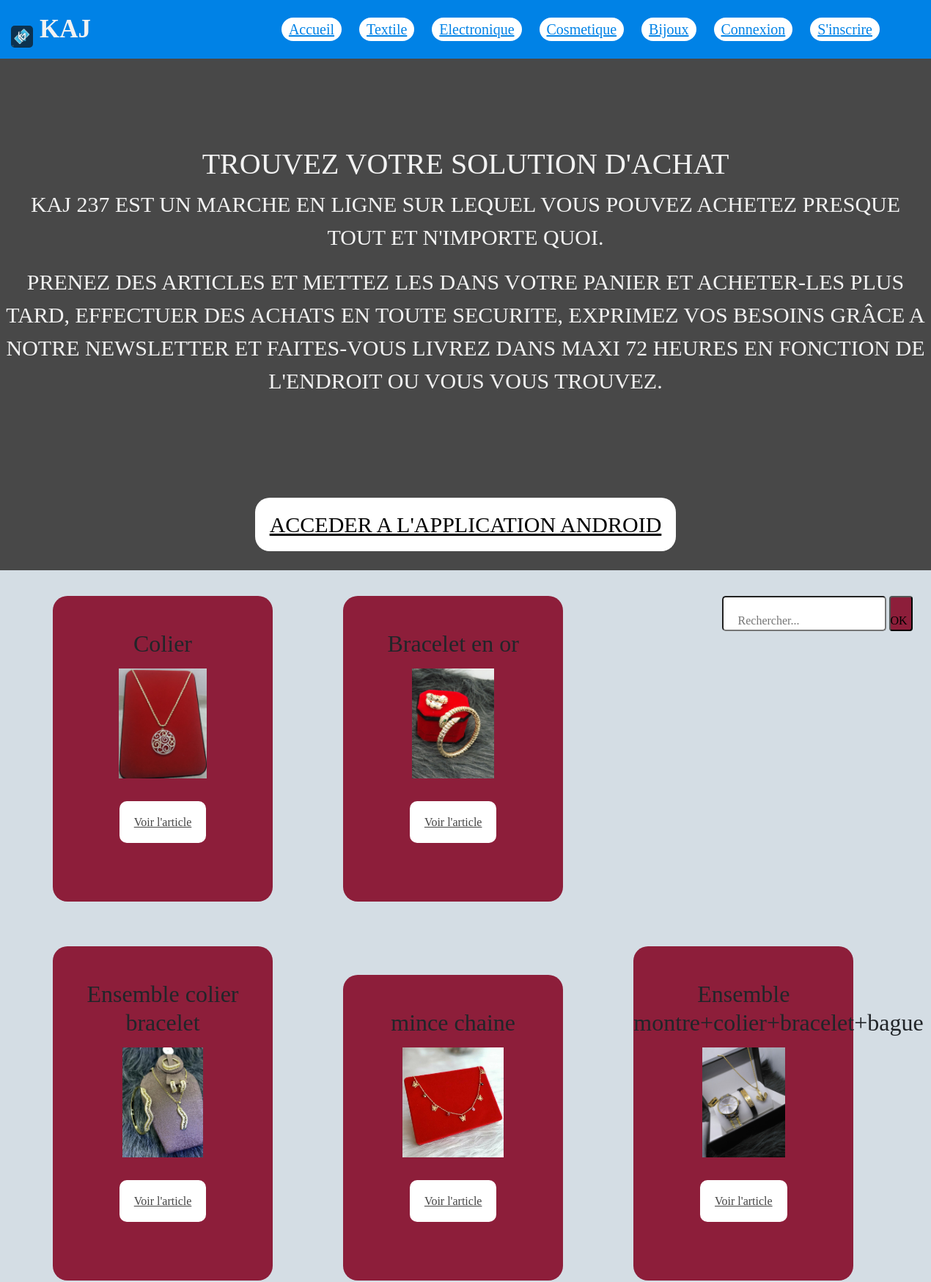
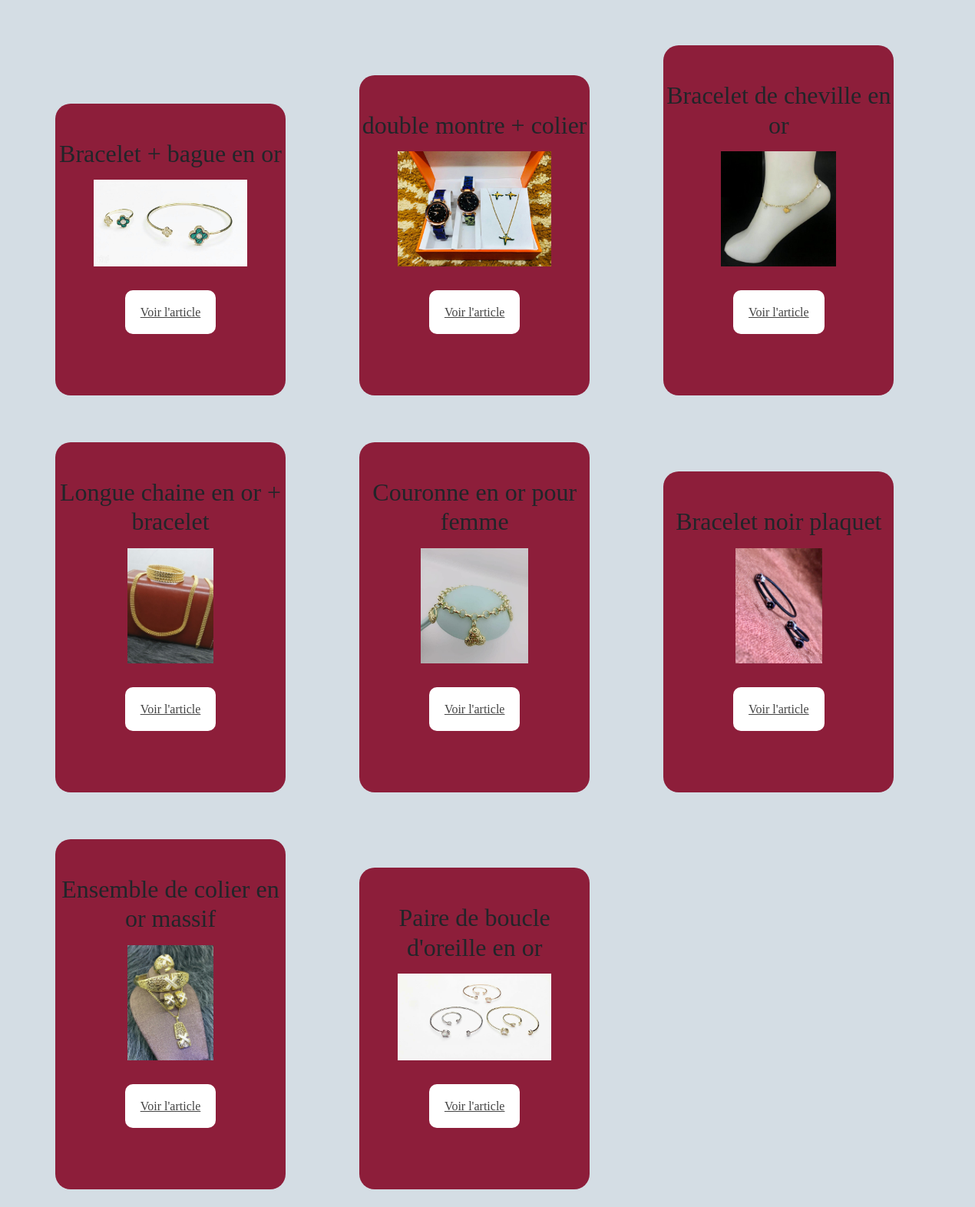
/bijoux/ (upper part), run on the app's committed database (2 pictures, top to bottom).
### store/models.py (models this page shows, shortened)
class Bijoux(models.Model):
    name = models.CharField(max_length=128)
    slug = models.SlugField(max_length=128)
    price = models.FloatField(default=0.0)
    stock = models.IntegerField(default=0)
    description = models.TextField(blank=True)
    thumbnail = models.ImageField(upload_to="bijoux", blank=True, null=True)
    def get_absolute_url(self):
        return reverse("bijoux-detail", kwargs={"slug": self.slug})

### store/views.py (the view)
# urls.py: path('bijoux/', bijoux, name="bijoux"),
def bijoux(request):
    bijoux = Bijoux.objects.all()
    return render(request, 'bijoux.html', context={"bijoux": bijoux})

### template/bijoux.html (shortened to what this page needs)
{% extends 'base.html' %}
{% block content %}
<form class="search" method="get" action="{% url 'search_bijoux' %}">
      <input class="rech" type="text" name="q" placeholder="Rechercher...">
      <button class="bouton-rech" type="submit">OK</button>
</form>
{% for Bijoux in bijoux %}
<nav id="product">
    <ul>
        <li>
            <article>
                <p>
                    <h2>{{ Bijoux.name }}</h2>
                    <img src="{{ Bijoux.thumbnail.url }}" alt="{{ Bijoux.name }}" style="max-width: 200px; max-height: 150px"><br><br><br>
                    <a class="voir" href="{{ Bijoux.get_absolute_url }}">Voir l'article</a>
                </p>
            </article>
        </li>
    </ul>
</nav>
{% endfor %}
{% endblock %}

### template/base.html (style rules this page uses)
* { margin: 0; padding: 0; box-sizing: border-box; font-family: poppins; text-decoration: none; list-style: none; }

### template/bijoux.html (style rules this page uses)
article { background:#8d1e3a; padding-bottom:80px; width:300px; border-radius:20px; float:left; margin-left:20px; margin-top:15px; text-align:center; }
h2 { text-align:center; margin: 15px 0 15px 0; padding-top:30px; }
.voir { background-color:#fff; color:#444; padding:20px; border-radius:10px; position:static; }
#product { display:inline-block; padding: 20px; }
.rech { padding-left:20px; border-radius:5px; padding-top:20px; }
.bouton-rech { background-color:#8d1e3a; border-radius:4px; padding-right:5px; padding-top:20px; }
.search { float:right; margin-right:2%; position:relative; top: 35px; }
body { background-color: #d4dde4; }

### data on the page
Bijoux: name "Colier", thumbnail (picture)
Bijoux: name "Bracelet en or", thumbnail (picture)
Bijoux: name "Ensemble colier bracelet", thumbnail (picture)
Bijoux: name "mince chaine", thumbnail (picture)
Bijoux: name "Ensemble montre+colier+bracelet+bague", thumbnail (picture)
Bijoux: name "Bracelet + bague en or", thumbnail (picture)
Bijoux: name "double montre + colier", thumbnail (picture)
Bijoux: name "Bracelet de cheville en or", thumbnail (picture)
Bijoux: name "Longue chaine en or + bracelet", thumbnail (picture)
Bijoux: name "Couronne en or pour femme", thumbnail (picture)
Bijoux: name "Bracelet noir plaquet", thumbnail (picture)
Bijoux: name "Ensemble de colier en or massif", thumbnail (picture)
Bijoux: name "Paire de boucle d'oreille en or", thumbnail (picture)
